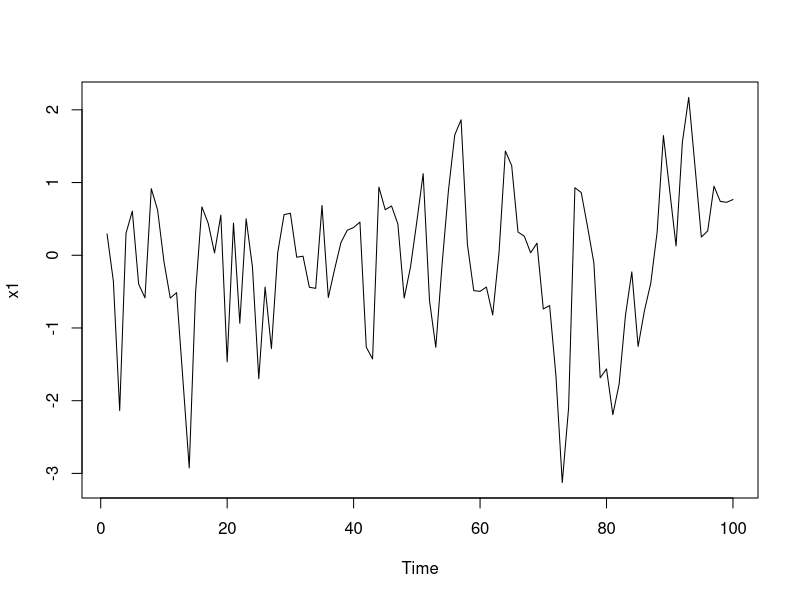

Here is the R script that generated this plot: (Note: this script raises an error after producing the figure.)

library(tidyverse)
library(lmtest)
#1) Simulate a 100-observation autocorrelated timeseries with `arima.sim`, with a first order autoregressive coefficient of 0.5. Also make a time vector of `1:100`


x1 <- arima.sim(list(order = c(1,0,0), ar = 0.5), n = 100)

#2) Plot the data. 

plot(x1)

#3) Regress the timeseries against time with an OLS model. Does the model appear to be statistically significant?

lm_1<- lm(x1~time(x1))

anova(lm_1) 
#4) Plot the model diagnostics, including an `acf` and `pacf` of the residuals.
par(mfrow=c(3))
plot(lm_1)
acf(resid(lm_1))

pacf(resid(lm_1))

#5) Use the Durbin-Watson test to test the residuals for autocorrelation.

dwtest(lm_1)

#6) Fit a gls with an appropriate correlation structure. Is this a better model? How have the p-value and effect size changed?
x1_gls <- gls(x1~time(x1), corr=corAR1())
summary(x1_gls)
##not sure if the p value got any better. seems like it got worse 
#7) Repeat the above 1000 times and find how autocorrelation affects the distribution of the p-value and the effect size.
library(broom.mixed)

rerun(10000, {x1.sim <- arima.sim(list(order = c(1,0,0), ar = 0.5), n = 100 )

lm(x1.sim~time(x1.sim))}) %>% 
  map_dfr(glance) %>% 
  ggplot(aes(x = p.value)) +
  geom_histogram()
## Real data#####

#1) The built-in dataset LakeHuron has annual lake level data from 1885 to 1972
#Load the data with the command data(LakeHuron)

data(LakeHuron)
table(LakeHuron)

LakeHuron_dt <- LakeHuron

plot(LakeHuron_dt)

#2) Plot the data.
plot(LakeHuron_dt)

#3) Regress the LakeHuron lake level against year using a linear model. Is there a significant trend?
lm_df <- lm(LakeHuron~time(LakeHuron))
summary(lm_df) 
# p value < 0.05, seems legit. 

#4) Plot the autocorrelation and partial autocorrelation functions for the residuals from this regression. Interpret them.
acf(resid(lm_df))
#5) Fit an autoregressive models to the residuals. Compare the results with your interpretation of the PACF plot.
pacf(resid(lm_df))

#6) Fit a gls model using a corAR1 correlation structure. Test if the correlation structure is necessary. Is the trend significant? 
year <- time(LakeHuron_dt)
fit_gls <- gls(LakeHuron_dt~year)
summary(fit_gls)

fit2_gls<-gls(LakeHuron_dt~year, corr=corAR1())
summary(fit2_gls)

anova(fit_gls,fit2_gls) #looks like the structure is nessesary? W ith the p-value.

#7) Fit a gls model using a corARMA correlation structure with two AR terms. Is this model an improvement?


fit3_gls<-gls(LakeHuron_dt~year, corr=corARMA(p=1, q=1))
summary(fit3_gls)

anova(fit_gls,fit2_gls,fit3_gls)
  
